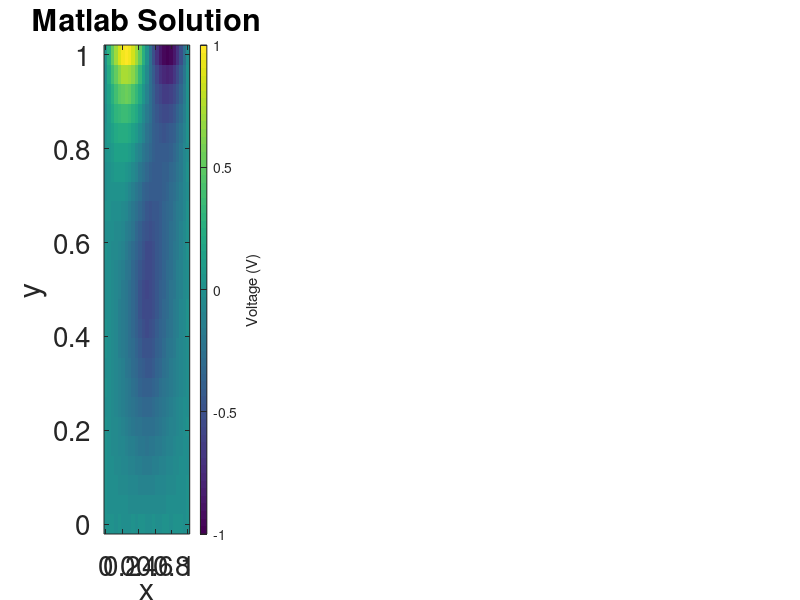

The MATLAB source for this figure: (Note: this script raises an error after producing the figure.)
%% Need some linear algebra tools in order to solve elliptic equations
% del^2 Phi = 0 
% 
% encoded as a matrix system of the form:
% M * Phi = b
%
addpath ../linear_algebra;


%% Define a 2D grid in x,y for a test problem
lx=25;                 % grid size in x
ly=25;                 % size of grid in y-direction
N=lx*ly;               % total number of grid points
a=1;
b=a;                   % use a square region for a test problem
x=linspace(0,a,lx);
y=linspace(0,b,ly);
dx=x(2)-x(1);          % constant grid spacing
dy=y(2)-y(1);          % ditto
[X,Y]=meshgrid(x,y);


%% Define Dirichlet boundary conditions for the test problem:
f1=zeros(lx,1);    % bottom boundary condition, y=0
f2=sin(2*pi*x);    % top, y=b
g1=zeros(1,ly);    % left, x=0
g2=zeros(1,ly);    % right, x=a
%b=zeros(N,1);      % inhomogeneous terms
b=32*exp(-(X-0.5).^2/(0.25)^2).*exp(-(Y-0.5).^2/(0.1)^2);
b=b(:);


%% Setup of matrix for solving FDEs system size is NxN=lx*ly x lx*ly
M=zeros(N,N);
for j=1:ly
    for i=1:lx
        k=(j-1)*lx+i;
        if(j==1)      %min y boundary
            M(k,k)=1;
            
            %RHS of matrix system
            b(k)=f1(i);
        elseif(j==ly) %max y boundary 
            M(k,k)=1;
            
            %RHS
            b(k)=f2(i);            
        elseif(i==1)    %min x boundary
            M(k,k)=1;
            
            %RHS
            b(k)=g1(j);           
        elseif(i==lx)   %max x boundary
            M(k,k)=1;
            
            %RHS
            b(k)=g2(j);            
        else
          M(k,k-lx)=1/dy^2;    % alphak
          M(k,k-1)=1/dx^2;     % betak
          M(k,k)=-2/dx^2-2/dy^2;   %gammak
          M(k,k+1)=1/dx^2;         %deltak
          M(k,k+lx)=1/dy^2;        %epsilonk
          
          %RHS
          %b(k)=0;
        end %if
    end %for
end %for


%% Solution with the built-in Matlab matrix solver
disp('Solve time for backslash:  ');
tic
Phimatlab=M\b;
Phimatlab=reshape(Phimatlab,[lx,ly])';
toc

figure;
subplot(1,4,1);
imagesc(x,y,Phimatlab);
axis xy;
c=colorbar;
xlabel('x');
ylabel('y');
title('Matlab Solution');
ylabel(c,'Voltage (V)');
set(gca,'FontSize',20);


%% Execute of solution for our matrix system with self-coded solver from repo (direct, Gaussian elim.)
verbose=false;
disp('Solve time for repo Gauss elim:  ');
tic
[Mmod,ord]=Gauss_elim(M,b,verbose);
PhiGauss=backsub(Mmod(ord,:));
PhiGauss=reshape(PhiGauss,[lx,ly])';
toc

subplot(1,4,2);
imagesc(x,y,PhiGauss);
axis xy;
c=colorbar;
xlabel('x');
ylabel('y');
title('Gauss-Elim Solution');
ylabel(c,'Voltage (V)');
set(gca,'FontSize',20);


%% Solution with Jacobi iterative solver from repo
verbose=false;  
tol=1e-1;
Phi0=zeros(N,1);
disp('Solve time for repo Jacobi iter:  ');
tic
[PhiJacobi,nit]=Jacobi(Phi0,-1*M,-1*b,tol,verbose);
PhiJacobi=reshape(PhiJacobi,[lx,ly])';
toc

subplot(1,4,3);
imagesc(x,y,PhiJacobi);
axis xy;
c=colorbar;
xlabel('x');
ylabel('y');
title('Jacobi Iterations Solution');
ylabel(c,'Voltage (V)');
set(gca,'FontSize',20);


%% Check performace when using sparse storage
Ms=sparse(M);     %"typecast" matrix into sparse storage...
disp('Solve time for sparse backslash:  ');
tic
Phismatlab=Ms\b;
Phismatlab=reshape(Phismatlab,[lx,ly])';
toc


%% Compute and plot the analytical solution (see ./test_problems/ for derivation)
Phiexact=sinh(2*pi*Y)./sinh(2*pi).*sin(2*pi*X);

subplot(1,4,4);
imagesc(x,y,Phiexact);
axis xy;
c=colorbar;
xlabel('x');
ylabel('y');
title('Exact Solution');
ylabel(c,'Voltage (V)');
set(gca,'FontSize',20);


%% Reset paths when we are done (for consistency, cleanliness)
rmpath ../linear_algebra;
